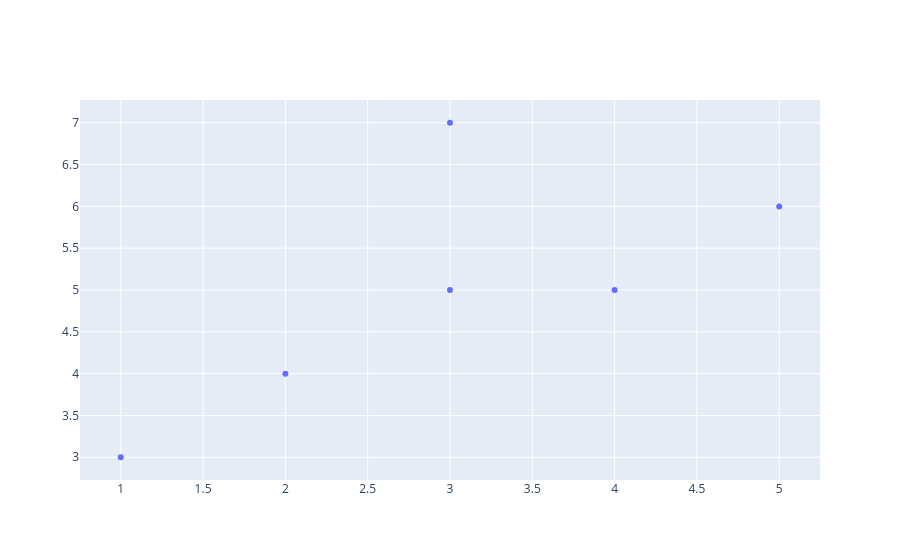

Notebook code cell kept with this figure:
### Code cell
fig = go.Figure()
fig.add_trace(go.Scatter(x = [1,2,3,4,5,3],y = [3,4,5,5,6,7],mode = 'markers'))

### Figure 1 — Plotly figure (JSON) as saved in the notebook; plotly's stock layout.template omitted (floating-point values rounded to 4 significant figures)
{"data": [{"mode": "markers", "type": "scatter", "x": [1, 2, 3, 4, 5, 3], "y": [3, 4, 5, 5, 6, 7]}], "layout": {"autosize": true, "xaxis": {"autorange": true, "range": [0.7515, 5.249], "type": "linear"}, "yaxis": {"autorange": true, "range": [3, 7], "type": "linear"}}}
